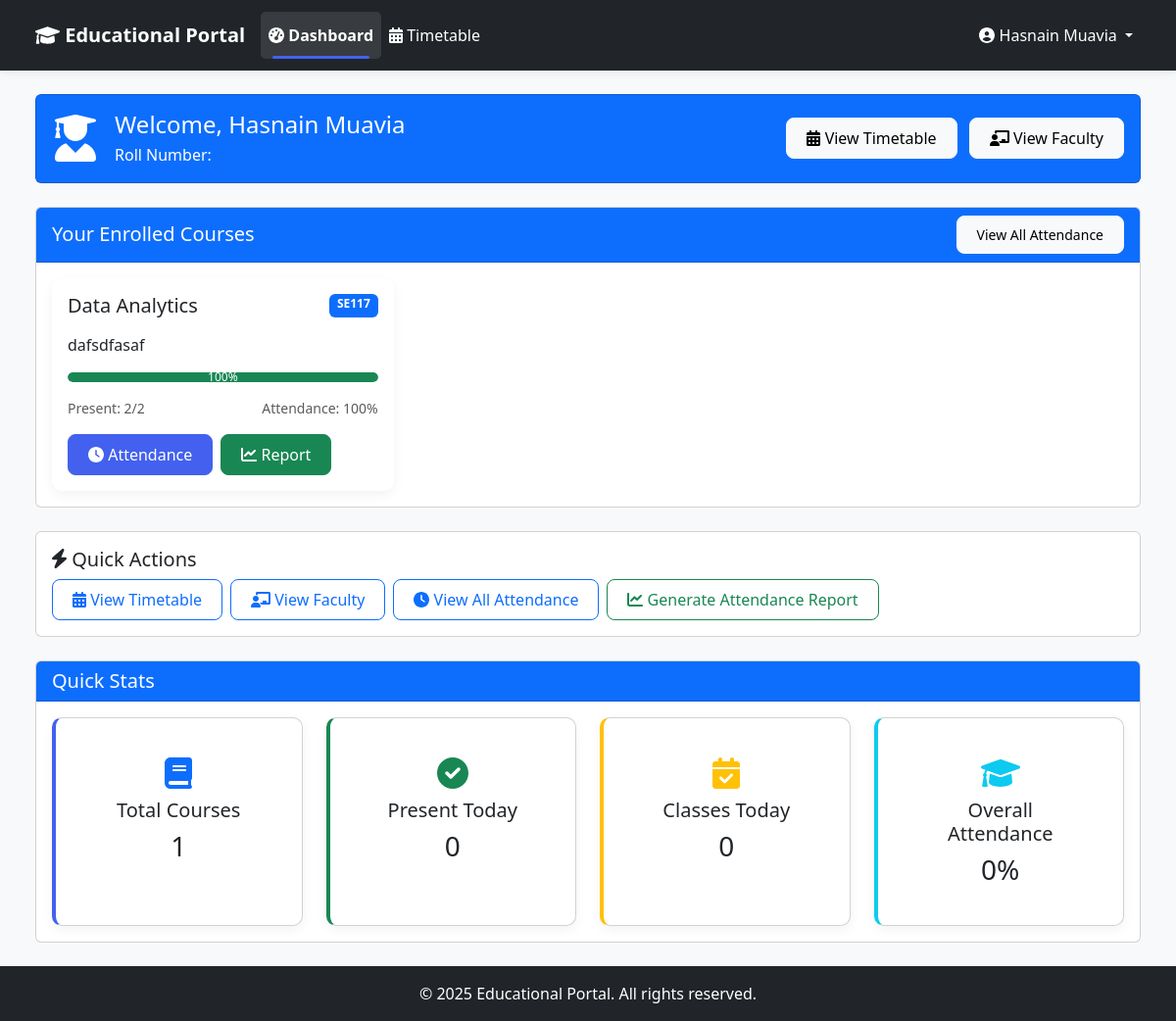
Screenshot of /student-dashboard/ (signed in) with the database file from the repository.
### core/models.py (models this page shows, shortened)
class User(AbstractUser):
    role = models.CharField(
        max_length=10,
        choices=Role.choices,
        default=Role.STUDENT,
    )
    def is_faculty(self):
        return self.role == Role.FACULTY
    def is_student(self):
        return self.role == Role.STUDENT

class Student(models.Model):
    user = models.OneToOneField(User, on_delete=models.CASCADE, related_name='student_profile')
    profile_picture = models.ImageField(upload_to='students/', null=True, blank=True)
    phone_number = models.CharField(max_length=20, blank=True, null=True)
    courses = models.ManyToManyField(Course, related_name='students', blank=True)

class Course(models.Model):
    name = models.CharField(max_length=100)
    code = models.CharField(max_length=20, unique=True)
    description = models.TextField(blank=True, null=True)

### student_dashboard/views.py (the view)
# urls.py: path('', views.dashboard, name='admin_dashboard'),
@login_required
@user_passes_test(is_student)
def dashboard(request):
    student = get_object_or_404(Student, user=request.user)
    courses = student.courses.all()
    for course in courses:
        total_classes = Attendance.objects.filter(course=course, student=student).count()
        present_classes = Attendance.objects.filter(course=course, student=student, is_present=True).count()
        course.attendance_percentage = round((present_classes / total_classes * 100) if total_classes > 0 else 0)
        course.total_classes = total_classes
        course.present_classes = present_classes
    context = {
        'student': student,
        'courses': courses,
    }
    return render(request, 'student_dashboard/dashboard.html', context)

### templates/student_dashboard/dashboard.html (shortened to what this page needs)
{% extends 'base.html' %}
{% block content %}
<div class="container-fluid">
    <div class="row mb-4">
        <div class="col-12">
            <div class="card bg-primary text-white">
                <div class="card-body">
                    <div class="d-flex align-items-center">
                        <div class="flex-shrink-0">
                            <i class="fas fa-user-graduate fa-3x"></i>
                        </div>
                        <div class="flex-grow-1 ms-3">
                            <h4 class="mb-1">Welcome, {{ student.user.get_full_name|default:student.user.username }}</h4>
                            <p class="mb-0">Roll Number: {{ student.roll_number }}</p>
                        </div>
                        <div class="text-end">
                            <a href="{% url 'student_timetable' %}" class="btn btn-light me-2">
                                <i class="fas fa-calendar-alt"></i> View Timetable
                            </a>
                            <a href="{% url 'student_view_faculty' %}" class="btn btn-light">
                                <i class="fas fa-chalkboard-teacher"></i> View Faculty
                            </a>
                        </div>
                    </div>
                </div>
            </div>
        </div>
    </div>
    <div class="row mb-4">
        <div class="col-12">
            <div class="card">
                <div class="card-header bg-primary text-white d-flex justify-content-between align-items-center">
                    <h5 class="card-title mb-0">Your Enrolled Courses</h5>
                    <a href="{% url 'student_view_attendance' %}" class="btn btn-light btn-sm">View All Attendance</a>
                </div>
                <div class="card-body">
                    <div class="row g-4">
                        {% for course in courses %}
                        <div class="col-12 col-md-6 col-xl-4">
                            <div class="card dashboard-card h-100">
                                <div class="card-body">
                                    <div class="d-flex justify-content-between mb-3">
                                        <h5 class="card-title mb-0">{{ course.name }}</h5>
                                        <span class="badge bg-primary">{{ course.code }}</span>
                                    </div>
                                    <p class="card-text">{{ course.description|truncatechars:100 }}</p>
                                    <div class="progress mb-3" style="height: 10px;">
                                        {% if course.total_classes > 0 %}
                                        <div class="progress-bar
                                             {% if course.attendance_percentage >= 75 %}
                                             bg-success
                                             {% elif course.attendance_percentage >= 60 %}
                                             bg-warning
                                             {% else %}
                                             bg-danger
                                             {% endif %}"
                                             role="progressbar"
                                             style="width: {{ course.attendance_percentage }}%"
                                             aria-valuenow="{{ course.attendance_percentage }}"
                                             aria-valuemin="0"
                                             aria-valuemax="100">
                                            {{ course.attendance_percentage }}%
                                        </div>
                                        {% else %}
                                        <div class="progress-bar bg-secondary" role="progressbar" style="width: 100%" aria-valuenow="0" aria-valuemin="0" aria-valuemax="100">
                                            No classes yet
                                        </div>
                                        {% endif %}
                                    </div>
                                    <div class="d-flex justify-content-between mb-3">
                                        <small class="text-muted">Present: {{ course.present_classes }}/{{ course.total_classes }}</small>
                                        <small class="text-muted">Attendance: {{ course.attendance_percentage }}%</small>
                                    </div>
                                    <div class="d-flex gap-2">
                                        <a href="{% url 'student_course_attendance' course.id %}" class="btn btn-primary">
                                            <i class="fas fa-clock"></i> Attendance
                                        </a>
                                        <a href="{% url 'student_course_report' course.id %}" class="btn btn-success">
                                            <i class="fas fa-chart-line"></i> Report
                                        </a>
                                    </div>
                                </div>
                            </div>
                        </div>
                        {% empty %}
                        <div class="col-12">
                            <div class="alert alert-info" role="alert">
                                <i class="fas fa-info-circle"></i> You are not enrolled in any courses yet.
                            </div>
                        </div>
                        {% endfor %}
                    </div>
                </div>
            </div>
        </div>
    </div>
    <div class="row mb-4">
        <div class="col-12">
            <div class="card">
                <div class="card-body">
                    <h5 class="card-title"><i class="fas fa-bolt"></i> Quick Actions</h5>
                    <div class="d-flex flex-wrap gap-2">
                        <a href="{% url 'student_timetable' %}" class="btn btn-outline-primary">
                            <i class="fas fa-calendar-alt"></i> View Timetable
                        </a>
                        <a href="{% url 'student_view_faculty' %}" class="btn btn-outline-primary">
                            <i class="fas fa-chalkboard-teacher"></i> View Faculty
                        </a>
                        <a href="{% url 'student_view_attendance' %}" class="btn btn-outline-primary">
                            <i class="fas fa-clock"></i> View All Attendance
                        </a>
                        <a href="{% url 'student_generate_report' %}" class="btn btn-outline-success">
                            <i class="fas fa-chart-line"></i> Generate Attendance Report
                        </a>
                    </div>
                </div>
            </div>
        </div>
    </div>
    <div class="row">
        <div class="col-12">
            <div class="card">
                <div class="card-header bg-primary text-white">
                    <h5 class="card-title mb-0">Quick Stats</h5>
                </div>
                <div class="card-body">
                    <div class="row g-4">
                        <div class="col-6 col-md-3">
                            <div class="card stat-card primary text-center h-100">
                                <div class="card-body">
                                    <i class="fas fa-book fa-2x mb-2 text-primary"></i>
                                    <h5 class="card-title">Total Courses</h5>
                                    <h3 class="mb-0">{{ courses.count }}</h3>
                                </div>
                            </div>
                        </div>
                        <div class="col-6 col-md-3">
                            <div class="card stat-card success text-center h-100">
                                <div class="card-body">
                                    <i class="fas fa-check-circle fa-2x mb-2 text-success"></i>
                                    <h5 class="card-title">Present Today</h5>
                                    <h3 class="mb-0">{{ present_today|default:0 }}</h3>
                                </div>
                            </div>
                        </div>
                        <div class="col-6 col-md-3">
                            <div class="card stat-card warning text-center h-100">
                                <div class="card-body">
                                    <i class="fas fa-calendar-check fa-2x mb-2 text-warning"></i>
                                    <h5 class="card-title">Classes Today</h5>
                                    <h3 class="mb-0">{{ classes_today|default:0 }}</h3>
                                </div>
                            </div>
                        </div>
                        <div class="col-6 col-md-3">
                            <div class="card stat-card info text-center h-100">
                                <div class="card-body">
                                    <i class="fas fa-graduation-cap fa-2x mb-2 text-info"></i>
                                    <h5 class="card-title">Overall Attendance</h5>
                                    <h3 class="mb-0">{{ overall_attendance|default:'0%' }}</h3>
                                </div>
                            </div>
                        </div>
                    </div>
                </div>
            </div>
        </div>
    </div>
</div>
{% endblock %}
{% block extra_css %}
<link rel="stylesheet" href="https://cdnjs.cloudflare.com/ajax/libs/font-awesome/6.0.0/css/all.min.css">
{% endblock %}

### templates/base.html (shortened to what this page needs)
<!DOCTYPE html>
<html lang="en">
<head>
    <link href="https://cdn.jsdelivr.net/npm/bootstrap@5.3.0/dist/css/bootstrap.min.css" rel="stylesheet">
    {% load static %}
    <link href="{% static 'css/style.css' %}" rel="stylesheet">
    {% block extra_css %}{% endblock %}
</head>
<body class="d-flex flex-column min-vh-100">
    <nav class="navbar navbar-expand-lg navbar-dark bg-dark">
        <div class="container-fluid">
            <a class="navbar-brand" href="{% url 'home' %}">
                <i class="fas fa-graduation-cap"></i> Educational Portal
            </a>
            {% if user.is_authenticated %}
            <div class="collapse navbar-collapse" id="navbarNav">
                <ul class="navbar-nav me-auto">
                    {% if user.is_superuser %}
                    <li class="nav-item">
                        <a class="nav-link {% if request.resolver_match.url_name == 'admin_dashboard' %}active{% endif %}" href="{% url 'admin_dashboard' %}">
                            <i class="fas fa-tachometer-alt"></i> Dashboard
                        </a>
                    </li>
                    <li class="nav-item">
                        <a class="nav-link {% if request.resolver_match.url_name == 'manage_courses' %}active{% endif %}" href="{% url 'manage_courses' %}">
                            <i class="fas fa-book"></i> Courses
                        </a>
                    </li>
                    <li class="nav-item">
                        <a class="nav-link {% if request.resolver_match.url_name == 'manage_students' %}active{% endif %}" href="{% url 'manage_students' %}">
                            <i class="fas fa-user-graduate"></i> Students
                        </a>
                    </li>
                    <li class="nav-item">
                        <a class="nav-link {% if request.resolver_match.url_name == 'manage_faculty' %}active{% endif %}" href="{% url 'manage_faculty' %}">
                            <i class="fas fa-chalkboard-teacher"></i> Faculty
                        </a>
                    </li>
                    {% elif user.is_faculty %}
                    <li class="nav-item">
                        <a class="nav-link {% if request.resolver_match.url_name == 'faculty_dashboard' %}active{% endif %}" href="{% url 'faculty_dashboard' %}">
                            <i class="fas fa-tachometer-alt"></i> Dashboard
                        </a>
                    </li>
                    {% else %}
                    <li class="nav-item">
                        <a class="nav-link {% if request.resolver_match.url_name == 'student_dashboard' %}active{% endif %}" href="{% url 'student_dashboard' %}">
                            <i class="fas fa-tachometer-alt"></i> Dashboard
                        </a>
                    </li>
                    <li class="nav-item">
                        <a class="nav-link {% if request.resolver_match.url_name == 'student_timetable' %}active{% endif %}" href="{% url 'student_timetable' %}">
                            <i class="fas fa-calendar-alt"></i> Timetable
                        </a>
                    </li>
                    {% endif %}
                </ul>
                <div class="navbar-nav">
                    <li class="nav-item dropdown">
                        <a class="nav-link dropdown-toggle" href="#" id="navbarDropdown" role="button" data-bs-toggle="dropdown">
                            <i class="fas fa-user-circle"></i> {{ user.get_full_name|default:user.username }}
                        </a>
                    </li>
                </div>
            </div>
            {% endif %}
        </div>
    </nav>
    <main class="flex-grow-1 py-4">
        <div class="container-fluid px-4">
            {% block content %}
            {% endblock %}
        </div>
    </main>
    <footer class="footer mt-auto py-3 bg-dark text-white">
        <div class="container text-center">
            <p class="mb-0">&copy; {% now "Y" %} Educational Portal. All rights reserved.</p>
        </div>
    </footer>
</body>
</html>

### rows the page displays
User: get_full_name "Hasnain Muavia"
Student: user.get_full_name "Hasnain Muavia"
Course: name "Data Analytics", code "SE117", description "dafsdfasaf", attendance_percentage "100", present_classes "2", total_classes "2"

### other values shown
{{ courses.count }} "1"
{{ present_today|default:0 }} "0"
{{ classes_today|default:0 }} "0"
{{ overall_attendance|default:'0%' }} "0%"
